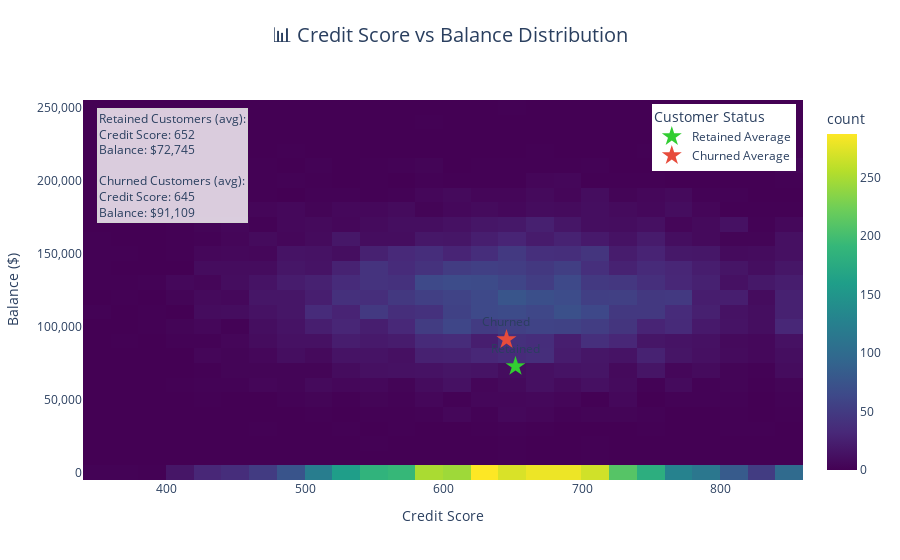

Notebook code for this chart:
### Markdown cell above
## 2.2 📊 Credit Score Analysis

### Code cell
# 1.3 📊 Credit Score vs Balance Analysis
print("\n🔍 Analyzing Credit Score vs Balance by Churn Status...")

# Create figure
fig = px.density_heatmap(
    df,
    x='creditscore',
    y='balance',
    color_continuous_scale='Viridis',
    nbinsx=50,
    nbinsy=50,
    title='📊 Credit Score vs Balance Distribution',
    labels={
        'creditscore': 'Credit Score',
        'balance': 'Balance ($)',
    }
)

# Add average points for each churn status
avg_by_churn = df.groupby('exited').agg({
    'creditscore': 'mean',
    'balance': 'mean'
}).reset_index()

# Add scatter points for averages
for idx, row in avg_by_churn.iterrows():
    status = 'Retained' if row['exited'] == 0 else 'Churned'
    color = '#32CD32' if row['exited'] == 0 else '#e74c3c'
    
    fig.add_scatter(
        x=[row['creditscore']],
        y=[row['balance']],
        mode='markers+text',
        marker=dict(size=15, color=color, symbol='star'),
        name=f'{status} Average',
        text=[f'{status}'],
        textposition='top center',
        showlegend=True
    )

# Update layout
fig.update_layout(
    title={
        'y': 0.95,
        'x': 0.5,
        'xanchor': 'center',
        'yanchor': 'top',
        'font': dict(size=20)
    },
    xaxis_title='Credit Score',
    yaxis_title='Balance ($)',
    yaxis=dict(tickformat=',.0f'),  # Format y-axis with commas
    legend_title_text='Customer Status',
    legend=dict(
        yanchor="top",
        y=0.99,
        xanchor="right",
        x=0.99
    ),
    template='plotly_white'
)

# Add annotation with key statistics
stats_text = (
    f"Retained Customers (avg):<br>"
    f"Credit Score: {avg_by_churn.loc[0, 'creditscore']:.0f}<br>"
    f"Balance: ${avg_by_churn.loc[0, 'balance']:,.0f}<br><br>"
    f"Churned Customers (avg):<br>"
    f"Credit Score: {avg_by_churn.loc[1, 'creditscore']:.0f}<br>"
    f"Balance: ${avg_by_churn.loc[1, 'balance']:,.0f}"
)

fig.add_annotation(
    text=stats_text,
    xref="paper",
    yref="paper",
    x=0.02,
    y=0.98,
    showarrow=False,
    align='left',
    bgcolor='rgba(255,255,255,0.8)',
    bordercolor='lightgrey',
    borderwidth=1
)

fig.show()

### Figure 1 — Plotly figure (JSON) as saved in the notebook; plotly's stock layout.template omitted (floating-point values rounded to 4 significant figures; data arrays with more than 128 entries replaced by an {"elided": "..."} marker saying what was removed)
{"data": [{"coloraxis": "coloraxis", "hovertemplate": "Credit Score=%{x}<br>Balance ($)=%{y}<br>count=%{z}<extra></extra>", "name": "", "nbinsx": 50, "nbinsy": 50, "type": "histogram2d", "x": {"elided": "10000 int values"}, "xaxis": "x", "xbingroup": "x", "y": {"elided": "10000 float values"}, "yaxis": "y", "ybingroup": "y"}, {"marker": {"color": "#32CD32", "size": 15, "symbol": "star"}, "mode": "markers+text", "name": "Retained Average", "showlegend": true, "text": ["Retained"], "textposition": "top center", "type": "scatter", "x": [651.9], "y": [72750.0]}, {"marker": {"color": "#e74c3c", "size": 15, "symbol": "star"}, "mode": "markers+text", "name": "Churned Average", "showlegend": true, "text": ["Churned"], "textposition": "top center", "type": "scatter", "x": [645.4], "y": [91110.0]}], "layout": {"annotations": [{"align": "left", "bgcolor": "rgba(255,255,255,0.8)", "bordercolor": "lightgrey", "borderwidth": 1, "showarrow": false, "text": "Retained Customers (avg):<br>Credit Score: 652<br>Balance: $72,745<br><br>Churned Customers (avg):<br>Credit Score: 645<br>Balance: $91,109", "x": 0.02, "xref": "paper", "y": 0.98, "yref": "paper"}], "coloraxis": {"colorbar": {"title": {"text": "count"}}, "colorscale": [[0, "#440154"], [0.1111, "#482878"], [0.2222, "#3e4989"], [0.3333, "#31688e"], [0.4444, "#26828e"], [0.5556, "#1f9e89"], [0.6667, "#35b779"], [0.7778, "#6ece58"], [0.8889, "#b5de2b"], [1, "#fde725"]]}, "legend": {"title": {"text": "Customer Status"}, "tracegroupgap": 0, "x": 0.99, "xanchor": "right", "y": 0.99, "yanchor": "top"}, "title": {"font": {"size": 20}, "text": "📊 Credit Score vs Balance Distribution", "x": 0.5, "xanchor": "center", "y": 0.95, "yanchor": "top"}, "xaxis": {"anchor": "y", "domain": [0, 1], "title": {"text": "Credit Score"}}, "yaxis": {"anchor": "x", "domain": [0, 1], "tickformat": ",.0f", "title": {"text": "Balance ($)"}}}}
